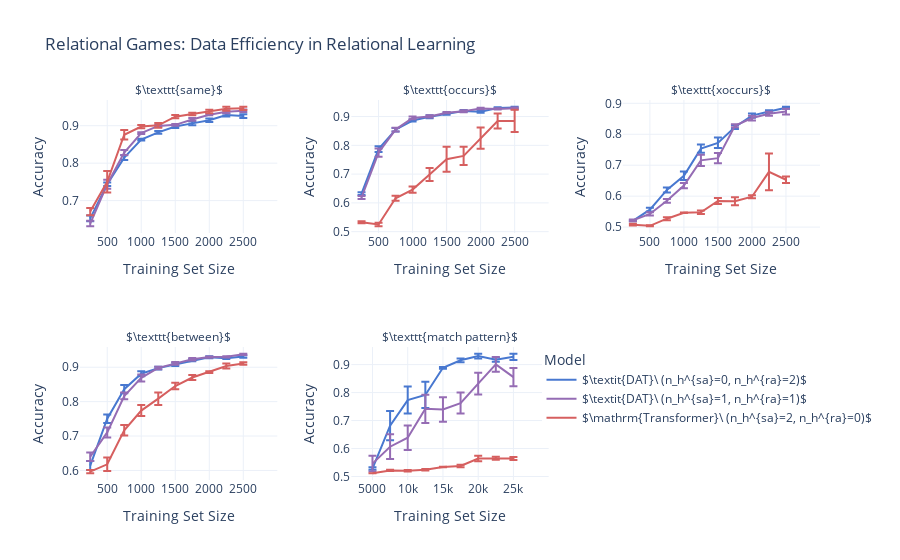

Notebook code for this chart:
### Code cell
fig = px.line(figure_data_,
    x='Training Set Size', y='mean', color='Model', error_y='sem', facet_col='Task',
    facet_col_wrap=3, color_discrete_map=color_map, facet_col_spacing=0.1, facet_row_spacing=0.3,
    title='Relational Games: Data Efficiency in Relational Learning',
    template=theme)
    # width=1200, height=600, 

fig.update_xaxes(matches=None, showticklabels=True, title_text='Training Set Size')
fig.update_yaxes(title_text='Accuracy', matches=None, showticklabels=True)

for axis in fig.layout:
    if axis.startswith('yaxis') or axis.startswith('xaxis'):
        fig.layout[axis].showticklabels = True

fig.for_each_annotation(lambda a: a.update(text=a.text.split("=")[1]))

fig.update_xaxes(range=[100, 3000], tickvals=[500, 1e3, 1.5e3, 2e3, 2.5e3])
fig.update_xaxes(range=[2000, 30000], tickvals=[5e3, 10e3, 15e3, 20e3, 25e3], row=1, col=2)

fig.update_layout(
    legend=dict(
        x=0.85,  # Horizontal position (0 to 1)
        y=0.35,  # Vertical position (0 to 1)
        xanchor='center',  # Anchor point for x position
        yanchor='top',  # Anchor point for y position
        orientation='v',  # Horizontal orientation
        title=dict(
            text='Model',  # Title for the legend
            side='top'  # Position the title at the top and center it
        )
    )
)

fig.show()

### Figure 1 — Plotly figure (JSON) as saved in the notebook; plotly's stock layout.template omitted (floating-point values rounded to 4 significant figures)
{"data": [{"error_y": {"array": [0.007756, 0.004851, 0.006075, 0.002415, 0.003739, 0.003895, 0.004772, 0.004607, 0.003991, 0.004829, null, null, null, null, null, null, null, null, null]}, "hovertemplate": "Model=$\\textit{DAT}\\ (n_h^{sa}=0, n_h^{ra}=2)$<br>Task=$\\texttt{same}$<br>Training Set Size=%{x}<br>mean=%{y}<extra></extra>", "legendgroup": "$\\textit{DAT}\\ (n_h^{sa}=0, n_h^{ra}=2)$", "line": {"color": "rgb(72, 120, 208)", "dash": "solid"}, "marker": {"symbol": "circle"}, "mode": "lines", "name": "$\\textit{DAT}\\ (n_h^{sa}=0, n_h^{ra}=2)$", "orientation": "v", "showlegend": true, "type": "scatter", "x": [250, 500, 750, 1000, 1250, 1500, 1750, 2000, 2250, 2500, 5000, 7500, 10000, 12500, 15000, 17500, 20000, 22500, 25000], "xaxis": "x4", "y": [0.6524, 0.7437, 0.8148, 0.8629, 0.8822, 0.898, 0.9062, 0.9144, 0.9286, 0.9257, null, null, null, null, null, null, null, null, null], "yaxis": "y4"}, {"error_y": {"array": [0.004647, 0.01037, 0.006031, 0.003457, 0.005082, 0.003938, 0.003074, 0.002791, 0.002676, 0.003243, null, null, null, null, null, null, null, null, null]}, "hovertemplate": "Model=$\\textit{DAT}\\ (n_h^{sa}=0, n_h^{ra}=2)$<br>Task=$\\texttt{occurs}$<br>Training Set Size=%{x}<br>mean=%{y}<extra></extra>", "legendgroup": "$\\textit{DAT}\\ (n_h^{sa}=0, n_h^{ra}=2)$", "line": {"color": "rgb(72, 120, 208)", "dash": "solid"}, "marker": {"symbol": "circle"}, "mode": "lines", "name": "$\\textit{DAT}\\ (n_h^{sa}=0, n_h^{ra}=2)$", "orientation": "v", "showlegend": false, "type": "scatter", "x": [250, 500, 750, 1000, 1250, 1500, 1750, 2000, 2250, 2500, 5000, 7500, 10000, 12500, 15000, 17500, 20000, 22500, 25000], "xaxis": "x5", "y": [0.6323, 0.7869, 0.8543, 0.8863, 0.8994, 0.9099, 0.9195, 0.9164, 0.9299, 0.9312, null, null, null, null, null, null, null, null, null], "yaxis": "y5"}, {"error_y": {"array": [0.001731, 0.006187, 0.007832, 0.01375, 0.01327, 0.01696, 0.006704, 0.006739, 0.004424, 0.003461, null, null, null, null, null, null, null, null, null]}, "hovertemplate": "Model=$\\textit{DAT}\\ (n_h^{sa}=0, n_h^{ra}=2)$<br>Task=$\\texttt{xoccurs}$<br>Training Set Size=%{x}<br>mean=%{y}<extra></extra>", "legendgroup": "$\\textit{DAT}\\ (n_h^{sa}=0, n_h^{ra}=2)$", "line": {"color": "rgb(72, 120, 208)", "dash": "solid"}, "marker": {"symbol": "circle"}, "mode": "lines", "name": "$\\textit{DAT}\\ (n_h^{sa}=0, n_h^{ra}=2)$", "orientation": "v", "showlegend": false, "type": "scatter", "x": [250, 500, 750, 1000, 1250, 1500, 1750, 2000, 2250, 2500, 5000, 7500, 10000, 12500, 15000, 17500, 20000, 22500, 25000], "xaxis": "x6", "y": [0.5203, 0.5564, 0.62, 0.6656, 0.7535, 0.7722, 0.8234, 0.8603, 0.8732, 0.8857, null, null, null, null, null, null, null, null, null], "yaxis": "y6"}, {"error_y": {"array": [0.01318, 0.01239, 0.01203, 0.007215, 0.004265, 0.00468, 0.003359, 0.003, 0.002048, 0.003786, null, null, null, null, null, null, null, null, null]}, "hovertemplate": "Model=$\\textit{DAT}\\ (n_h^{sa}=0, n_h^{ra}=2)$<br>Task=$\\texttt{between}$<br>Training Set Size=%{x}<br>mean=%{y}<extra></extra>", "legendgroup": "$\\textit{DAT}\\ (n_h^{sa}=0, n_h^{ra}=2)$", "line": {"color": "rgb(72, 120, 208)", "dash": "solid"}, "marker": {"symbol": "circle"}, "mode": "lines", "name": "$\\textit{DAT}\\ (n_h^{sa}=0, n_h^{ra}=2)$", "orientation": "v", "showlegend": false, "type": "scatter", "x": [250, 500, 750, 1000, 1250, 1500, 1750, 2000, 2250, 2500, 5000, 7500, 10000, 12500, 15000, 17500, 20000, 22500, 25000], "xaxis": "x", "y": [0.6141, 0.7502, 0.8363, 0.8811, 0.8974, 0.9082, 0.9204, 0.929, 0.9259, 0.9313, null, null, null, null, null, null, null, null, null], "yaxis": "y"}, {"error_y": {"array": [null, null, null, null, null, null, null, null, null, null, 0.004552, 0.0521, 0.04824, 0.04683, 0.003076, 0.006548, 0.008169, 0.007444, 0.01129]}, "hovertemplate": "Model=$\\textit{DAT}\\ (n_h^{sa}=0, n_h^{ra}=2)$<br>Task=$\\texttt{match pattern}$<br>Training Set Size=%{x}<br>mean=%{y}<extra></extra>", "legendgroup": "$\\textit{DAT}\\ (n_h^{sa}=0, n_h^{ra}=2)$", "line": {"color": "rgb(72, 120, 208)", "dash": "solid"}, "marker": {"symbol": "circle"}, "mode": "lines", "name": "$\\textit{DAT}\\ (n_h^{sa}=0, n_h^{ra}=2)$", "orientation": "v", "showlegend": false, "type": "scatter", "x": [250, 500, 750, 1000, 1250, 1500, 1750, 2000, 2250, 2500, 5000, 7500, 10000, 12500, 15000, 17500, 20000, 22500, 25000], "xaxis": "x2", "y": [null, null, null, null, null, null, null, null, null, null, 0.5283, 0.6817, 0.7732, 0.7915, 0.8885, 0.9154, 0.9303, 0.9176, 0.9279], "yaxis": "y2"}, {"error_y": {"array": [0.007461, 0.01193, 0.006708, 0.002324, 0.002633, 0.002463, 0.003485, 0.001493, 0.003941, 0.003266, null, null, null, null, null, null, null, null, null]}, "hovertemplate": "Model=$\\textit{DAT}\\ (n_h^{sa}=1, n_h^{ra}=1)$<br>Task=$\\texttt{same}$<br>Training Set Size=%{x}<br>mean=%{y}<extra></extra>", "legendgroup": "$\\textit{DAT}\\ (n_h^{sa}=1, n_h^{ra}=1)$", "line": {"color": "rgb(149, 108, 180)", "dash": "solid"}, "marker": {"symbol": "circle"}, "mode": "lines", "name": "$\\textit{DAT}\\ (n_h^{sa}=1, n_h^{ra}=1)$", "orientation": "v", "showlegend": true, "type": "scatter", "x": [250, 500, 750, 1000, 1250, 1500, 1750, 2000, 2250, 2500, 5000, 7500, 10000, 12500, 15000, 17500, 20000, 22500, 25000], "xaxis": "x4", "y": [0.6387, 0.7436, 0.8284, 0.8801, 0.8994, 0.9023, 0.9168, 0.9291, 0.9373, 0.9398, null, null, null, null, null, null, null, null, null], "yaxis": "y4"}, {"error_y": {"array": [0.0054, 0.01452, 0.006585, 0.004793, 0.004142, 0.002235, 0.003616, 0.002368, 0.002162, 0.003268, null, null, null, null, null, null, null, null, null]}, "hovertemplate": "Model=$\\textit{DAT}\\ (n_h^{sa}=1, n_h^{ra}=1)$<br>Task=$\\texttt{occurs}$<br>Training Set Size=%{x}<br>mean=%{y}<extra></extra>", "legendgroup": "$\\textit{DAT}\\ (n_h^{sa}=1, n_h^{ra}=1)$", "line": {"color": "rgb(149, 108, 180)", "dash": "solid"}, "marker": {"symbol": "circle"}, "mode": "lines", "name": "$\\textit{DAT}\\ (n_h^{sa}=1, n_h^{ra}=1)$", "orientation": "v", "showlegend": false, "type": "scatter", "x": [250, 500, 750, 1000, 1250, 1500, 1750, 2000, 2250, 2500, 5000, 7500, 10000, 12500, 15000, 17500, 20000, 22500, 25000], "xaxis": "x5", "y": [0.6187, 0.7747, 0.8547, 0.8953, 0.9004, 0.9135, 0.9185, 0.9281, 0.9263, 0.9285, null, null, null, null, null, null, null, null, null], "yaxis": "y5"}, {"error_y": {"array": [0.002973, 0.005195, 0.006156, 0.008323, 0.01815, 0.01685, 0.004584, 0.007839, 0.006615, 0.00926, null, null, null, null, null, null, null, null, null]}, "hovertemplate": "Model=$\\textit{DAT}\\ (n_h^{sa}=1, n_h^{ra}=1)$<br>Task=$\\texttt{xoccurs}$<br>Training Set Size=%{x}<br>mean=%{y}<extra></extra>", "legendgroup": "$\\textit{DAT}\\ (n_h^{sa}=1, n_h^{ra}=1)$", "line": {"color": "rgb(149, 108, 180)", "dash": "solid"}, "marker": {"symbol": "circle"}, "mode": "lines", "name": "$\\textit{DAT}\\ (n_h^{sa}=1, n_h^{ra}=1)$", "orientation": "v", "showlegend": false, "type": "scatter", "x": [250, 500, 750, 1000, 1250, 1500, 1750, 2000, 2250, 2500, 5000, 7500, 10000, 12500, 15000, 17500, 20000, 22500, 25000], "xaxis": "x6", "y": [0.5218, 0.5426, 0.585, 0.6342, 0.7157, 0.7229, 0.8275, 0.8523, 0.8664, 0.8734, null, null, null, null, null, null, null, null, null], "yaxis": "y6"}, {"error_y": {"array": [0.01234, 0.01452, 0.009922, 0.01021, 0.00363, 0.00407, 0.003569, 0.001913, 0.001831, 0.001889, null, null, null, null, null, null, null, null, null]}, "hovertemplate": "Model=$\\textit{DAT}\\ (n_h^{sa}=1, n_h^{ra}=1)$<br>Task=$\\texttt{between}$<br>Training Set Size=%{x}<br>mean=%{y}<extra></extra>", "legendgroup": "$\\textit{DAT}\\ (n_h^{sa}=1, n_h^{ra}=1)$", "line": {"color": "rgb(149, 108, 180)", "dash": "solid"}, "marker": {"symbol": "circle"}, "mode": "lines", "name": "$\\textit{DAT}\\ (n_h^{sa}=1, n_h^{ra}=1)$", "orientation": "v", "showlegend": false, "type": "scatter", "x": [250, 500, 750, 1000, 1250, 1500, 1750, 2000, 2250, 2500, 5000, 7500, 10000, 12500, 15000, 17500, 20000, 22500, 25000], "xaxis": "x", "y": [0.6399, 0.7105, 0.8165, 0.8689, 0.898, 0.9112, 0.923, 0.9294, 0.9304, 0.9376, null, null, null, null, null, null, null, null, null], "yaxis": "y"}, {"error_y": {"array": [null, null, null, null, null, null, null, null, null, null, 0.02856, 0.04424, 0.04367, 0.05034, 0.04406, 0.03766, 0.03866, 0.02644, 0.03242]}, "hovertemplate": "Model=$\\textit{DAT}\\ (n_h^{sa}=1, n_h^{ra}=1)$<br>Task=$\\texttt{match pattern}$<br>Training Set Size=%{x}<br>mean=%{y}<extra></extra>", "legendgroup": "$\\textit{DAT}\\ (n_h^{sa}=1, n_h^{ra}=1)$", "line": {"color": "rgb(149, 108, 180)", "dash": "solid"}, "marker": {"symbol": "circle"}, "mode": "lines", "name": "$\\textit{DAT}\\ (n_h^{sa}=1, n_h^{ra}=1)$", "orientation": "v", "showlegend": false, "type": "scatter", "x": [250, 500, 750, 1000, 1250, 1500, 1750, 2000, 2250, 2500, 5000, 7500, 10000, 12500, 15000, 17500, 20000, 22500, 25000], "xaxis": "x2", "y": [null, null, null, null, null, null, null, null, null, null, 0.546, 0.6064, 0.6387, 0.7419, 0.7395, 0.7624, 0.8321, 0.901, 0.8554], "yaxis": "y2"}, {"error_y": {"array": [0.009696, 0.02865, 0.01293, 0.00426, 0.006153, 0.004322, 0.003438, 0.004683, 0.005324, 0.004409, null, null, null, null, null, null, null, null, null]}, "hovertemplate": "Model=$\\mathrm{Transformer}\\ (n_h^{sa}=2, n_h^{ra}=0)$<br>Task=$\\texttt{same}$<br>Training Set Size=%{x}<br>mean=%{y}<extra></extra>", "legendgroup": "$\\mathrm{Transformer}\\ (n_h^{sa}=2, n_h^{ra}=0)$", "line": {"color": "rgb(214, 95, 95)", "dash": "solid"}, "marker": {"symbol": "circle"}, "mode": "lines", "name": "$\\mathrm{Transformer}\\ (n_h^{sa}=2, n_h^{ra}=0)$", "orientation": "v", "showlegend": true, "type": "scatter", "x": [250, 500, 750, 1000, 1250, 1500, 1750, 2000, 2250, 2500, 5000, 7500, 10000, 12500, 15000, 17500, 20000, 22500, 25000], "xaxis": "x4", "y": [0.6708, 0.7503, 0.8758, 0.8976, 0.9009, 0.924, 0.9314, 0.9377, 0.9456, 0.9464, null, null, null, null, null, null, null, null, null], "yaxis": "y4"}, {"error_y": {"array": [0.003598, 0.006299, 0.008607, 0.01117, 0.02281, 0.04319, 0.03163, 0.03701, 0.02625, 0.03873, null, null, null, null, null, null, null, null, null]}, "hovertemplate": "Model=$\\mathrm{Transformer}\\ (n_h^{sa}=2, n_h^{ra}=0)$<br>Task=$\\texttt{occurs}$<br>Training Set Size=%{x}<br>mean=%{y}<extra></extra>", "legendgroup": "$\\mathrm{Transformer}\\ (n_h^{sa}=2, n_h^{ra}=0)$", "line": {"color": "rgb(214, 95, 95)", "dash": "solid"}, "marker": {"symbol": "circle"}, "mode": "lines", "name": "$\\mathrm{Transformer}\\ (n_h^{sa}=2, n_h^{ra}=0)$", "orientation": "v", "showlegend": false, "type": "scatter", "x": [250, 500, 750, 1000, 1250, 1500, 1750, 2000, 2250, 2500, 5000, 7500, 10000, 12500, 15000, 17500, 20000, 22500, 25000], "xaxis": "x5", "y": [0.5327, 0.5248, 0.6159, 0.6462, 0.6984, 0.7516, 0.7633, 0.8249, 0.8844, 0.8846, null, null, null, null, null, null, null, null, null], "yaxis": "y5"}, {"error_y": {"array": [0.002855, 0.001697, 0.004957, 0.0008625, 0.005719, 0.009724, 0.01282, 0.004978, 0.05942, 0.01022, null, null, null, null, null, null, null, null, null]}, "hovertemplate": "Model=$\\mathrm{Transformer}\\ (n_h^{sa}=2, n_h^{ra}=0)$<br>Task=$\\texttt{xoccurs}$<br>Training Set Size=%{x}<br>mean=%{y}<extra></extra>", "legendgroup": "$\\mathrm{Transformer}\\ (n_h^{sa}=2, n_h^{ra}=0)$", "line": {"color": "rgb(214, 95, 95)", "dash": "solid"}, "marker": {"symbol": "circle"}, "mode": "lines", "name": "$\\mathrm{Transformer}\\ (n_h^{sa}=2, n_h^{ra}=0)$", "orientation": "v", "showlegend": false, "type": "scatter", "x": [250, 500, 750, 1000, 1250, 1500, 1750, 2000, 2250, 2500, 5000, 7500, 10000, 12500, 15000, 17500, 20000, 22500, 25000], "xaxis": "x6", "y": [0.5076, 0.5041, 0.5272, 0.5462, 0.5477, 0.5843, 0.5834, 0.5982, 0.6785, 0.6529, null, null, null, null, null, null, null, null, null], "yaxis": "y6"}, {"error_y": {"array": [0.00483, 0.01969, 0.01516, 0.01597, 0.01822, 0.009591, 0.00746, 0.002589, 0.007358, 0.003649, null, null, null, null, null, null, null, null, null]}, "hovertemplate": "Model=$\\mathrm{Transformer}\\ (n_h^{sa}=2, n_h^{ra}=0)$<br>Task=$\\texttt{between}$<br>Training Set Size=%{x}<br>mean=%{y}<extra></extra>", "legendgroup": "$\\mathrm{Transformer}\\ (n_h^{sa}=2, n_h^{ra}=0)$", "line": {"color": "rgb(214, 95, 95)", "dash": "solid"}, "marker": {"symbol": "circle"}, "mode": "lines", "name": "$\\mathrm{Transformer}\\ (n_h^{sa}=2, n_h^{ra}=0)$", "orientation": "v", "showlegend": false, "type": "scatter", "x": [250, 500, 750, 1000, 1250, 1500, 1750, 2000, 2250, 2500, 5000, 7500, 10000, 12500, 15000, 17500, 20000, 22500, 25000], "xaxis": "x", "y": [0.5964, 0.6178, 0.7167, 0.774, 0.8086, 0.8454, 0.8701, 0.8859, 0.9037, 0.9106, null, null, null, null, null, null, null, null, null], "yaxis": "y"}, {"error_y": {"array": [null, null, null, null, null, null, null, null, null, null, 0.0002437, 0.00223, 0.002686, 0.002378, 0.0009562, 0.004773, 0.01012, 0.005724, 0.005419]}, "hovertemplate": "Model=$\\mathrm{Transformer}\\ (n_h^{sa}=2, n_h^{ra}=0)$<br>Task=$\\texttt{match pattern}$<br>Training Set Size=%{x}<br>mean=%{y}<extra></extra>", "legendgroup": "$\\mathrm{Transformer}\\ (n_h^{sa}=2, n_h^{ra}=0)$", "line": {"color": "rgb(214, 95, 95)", "dash": "solid"}, "marker": {"symbol": "circle"}, "mode": "lines", "name": "$\\mathrm{Transformer}\\ (n_h^{sa}=2, n_h^{ra}=0)$", "orientation": "v", "showlegend": false, "type": "scatter", "x": [250, 500, 750, 1000, 1250, 1500, 1750, 2000, 2250, 2500, 5000, 7500, 10000, 12500, 15000, 17500, 20000, 22500, 25000], "xaxis": "x2", "y": [null, null, null, null, null, null, null, null, null, null, 0.5115, 0.5215, 0.5206, 0.5241, 0.534, 0.5376, 0.5643, 0.5652, 0.5646], "yaxis": "y2"}], "layout": {"annotations": [{"font": {}, "showarrow": false, "text": "$\\texttt{between}$", "x": 0.1333, "xanchor": "center", "xref": "paper", "y": 0.35, "yanchor": "bottom", "yref": "paper"}, {"font": {}, "showarrow": false, "text": "$\\texttt{match pattern}$", "x": 0.5, "xanchor": "center", "xref": "paper", "y": 0.35, "yanchor": "bottom", "yref": "paper"}, {"font": {}, "showarrow": false, "text": "$\\texttt{same}$", "x": 0.1333, "xanchor": "center", "xref": "paper", "y": 1.0, "yanchor": "bottom", "yref": "paper"}, {"font": {}, "showarrow": false, "text": "$\\texttt{occurs}$", "x": 0.5, "xanchor": "center", "xref": "paper", "y": 1.0, "yanchor": "bottom", "yref": "paper"}, {"font": {}, "showarrow": false, "text": "$\\texttt{xoccurs}$", "x": 0.8667, "xanchor": "center", "xref": "paper", "y": 1.0, "yanchor": "bottom", "yref": "paper"}], "legend": {"orientation": "v", "title": {"side": "top", "text": "Model"}, "tracegroupgap": 0, "x": 0.85, "xanchor": "center", "y": 0.35, "yanchor": "top"}, "title": {"text": "Relational Games: Data Efficiency in Relational Learning"}, "xaxis": {"anchor": "y", "domain": [0, 0.2667], "range": [100, 3000], "showticklabels": true, "tickvals": [500, 1000, 1500, 2000, 2500], "title": {"text": "Training Set Size"}}, "xaxis2": {"anchor": "y2", "domain": [0.3667, 0.6333], "range": [2000, 30000], "showticklabels": true, "tickvals": [5000, 10000, 15000, 20000, 25000], "title": {"text": "Training Set Size"}}, "xaxis3": {"anchor": "y3", "domain": [0.7333, 1], "range": [100, 3000], "showticklabels": true, "tickvals": [500, 1000, 1500, 2000, 2500], "title": {"text": "Training Set Size"}}, "xaxis4": {"anchor": "y4", "domain": [0, 0.2667], "range": [100, 3000], "showticklabels": true, "tickvals": [500, 1000, 1500, 2000, 2500], "title": {"text": "Training Set Size"}}, "xaxis5": {"anchor": "y5", "domain": [0.3667, 0.6333], "range": [100, 3000], "showticklabels": true, "tickvals": [500, 1000, 1500, 2000, 2500], "title": {"text": "Training Set Size"}}, "xaxis6": {"anchor": "y6", "domain": [0.7333, 1], "range": [100, 3000], "showticklabels": true, "tickvals": [500, 1000, 1500, 2000, 2500], "title": {"text": "Training Set Size"}}, "yaxis": {"anchor": "x", "domain": [0, 0.35], "showticklabels": true, "title": {"text": "Accuracy"}}, "yaxis2": {"anchor": "x2", "domain": [0, 0.35], "showticklabels": true, "title": {"text": "Accuracy"}}, "yaxis3": {"anchor": "x3", "domain": [0, 0.35], "showticklabels": true, "title": {"text": "Accuracy"}}, "yaxis4": {"anchor": "x4", "domain": [0.65, 1.0], "showticklabels": true, "title": {"text": "Accuracy"}}, "yaxis5": {"anchor": "x5", "domain": [0.65, 1.0], "showticklabels": true, "title": {"text": "Accuracy"}}, "yaxis6": {"anchor": "x6", "domain": [0.65, 1.0], "showticklabels": true, "title": {"text": "Accuracy"}}}}
